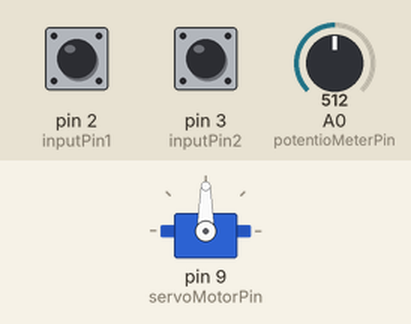
Recording of a sketch running on a simulated Arduino Uno, built with avr-gcc and run on an emulated ATmega328P. Parts: servo. The inputs (shaded band) are chosen by the test bench; at power-on: pin 2 (inputPin1) HIGH, pin 3 (inputPin2) HIGH, A0 (potentioMeterPin) = 512.

Above: at 1.2 s.
1.3 s: pin 2 (inputPin1) pulled LOW for 0.15 s
At 2.2 s:
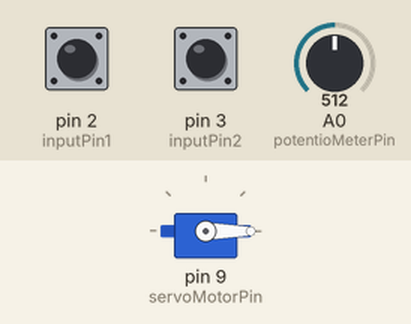
2.9 s: pin 3 (inputPin2) pulled LOW for 0.15 s
At 3.7 s:
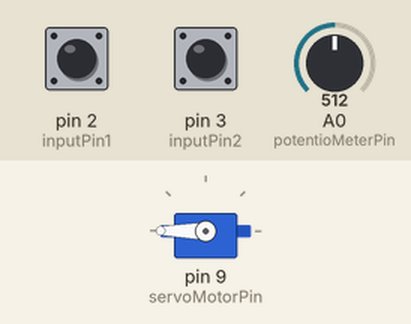
4.5 s: pin 2 (inputPin1) pulled LOW for 1 s
At 5.7 s:
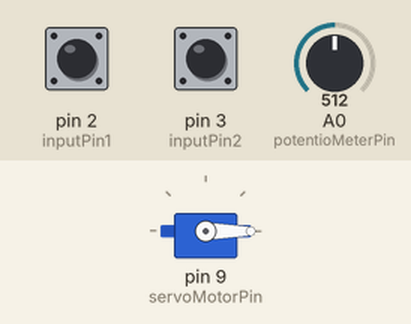
7.0 s: pin 3 (inputPin2) pulled LOW for 1 s
At 7.9 s:
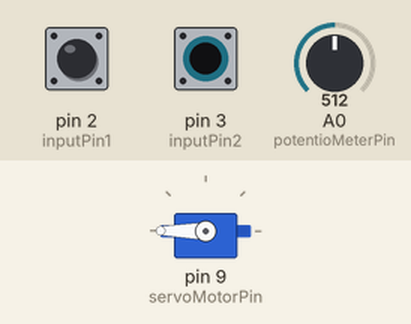
Timing chart, 0 to 10.0 s (numbered marks = the images above; inputs shaded):
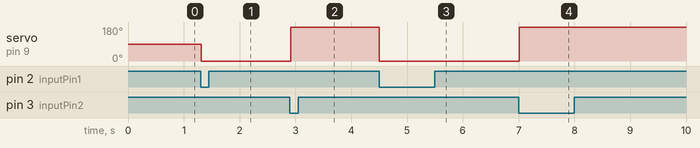

Measured:
- after the input at 1.3 s, servo on pin 9 (servoMotorPin): 90° → 0° at once
- after the input at 2.9 s, servo on pin 9 (servoMotorPin): 0° → 180° at once
- after the input at 4.5 s, servo on pin 9 (servoMotorPin): 180° → 0° at once
- after the input at 7.0 s, servo on pin 9 (servoMotorPin): 0° → 180° at once

The sketch:

AR21_servo_motor.ino
```cpp
/*
 예제 7.2
 서보모터 구동
*/

// 서보모터 라이브러리 불러오기
#include <Servo.h>

// 서보모터 이름 설정
Servo motor1;

// 서보 모터 신호핀 설정
int servoMotorPin = 9;

// 포텐쇼미터 핀 설정
int potentioMeterPin = 0;

// 모터 각도 변수 설정
int motorAngle;
int motorAngleOld;

const int inputPin1 = 2;
const int inputPin2 = 3;

void setup() {

  // 서보모터 설정. 0.6ms 부터 2.4ms 범위로 설정
  motor1.attach(servoMotorPin,600,2400);

  pinMode(inputPin1, INPUT_PULLUP);
  pinMode(inputPin2, INPUT_PULLUP);

  // 시리얼 통신 설정
  Serial.begin(9600);
}

void loop(){
  int swInput1 = digitalRead(inputPin1);
  int swInput2 = digitalRead(inputPin2);

  // 포텐쇼미터 값을 읽어옴
  int potentioMeter = analogRead(potentioMeterPin);

  // 포텐쇼미터 값을 모터 각도로 변환한다


  // 모터에 각도값을 전달한다
  if(swInput1 == LOW){
    motor1.write(0);
    delay(100);
    }
  else if(swInput2 == LOW){
    motor1.write(270);
    delay(100);
  }


  // 이전각도와 현재 각도가 같지 않으면 시리얼 모니터에 각도를 출력한다.
  if(motorAngle != motorAngleOld){
    Serial.print("Servo Motor Angle is: ");
    Serial.println(motorAngle);
  }

  // 현재의 모터 각도를 저장한다.
  motorAngleOld = motorAngle;

  delay(20);

}
```
